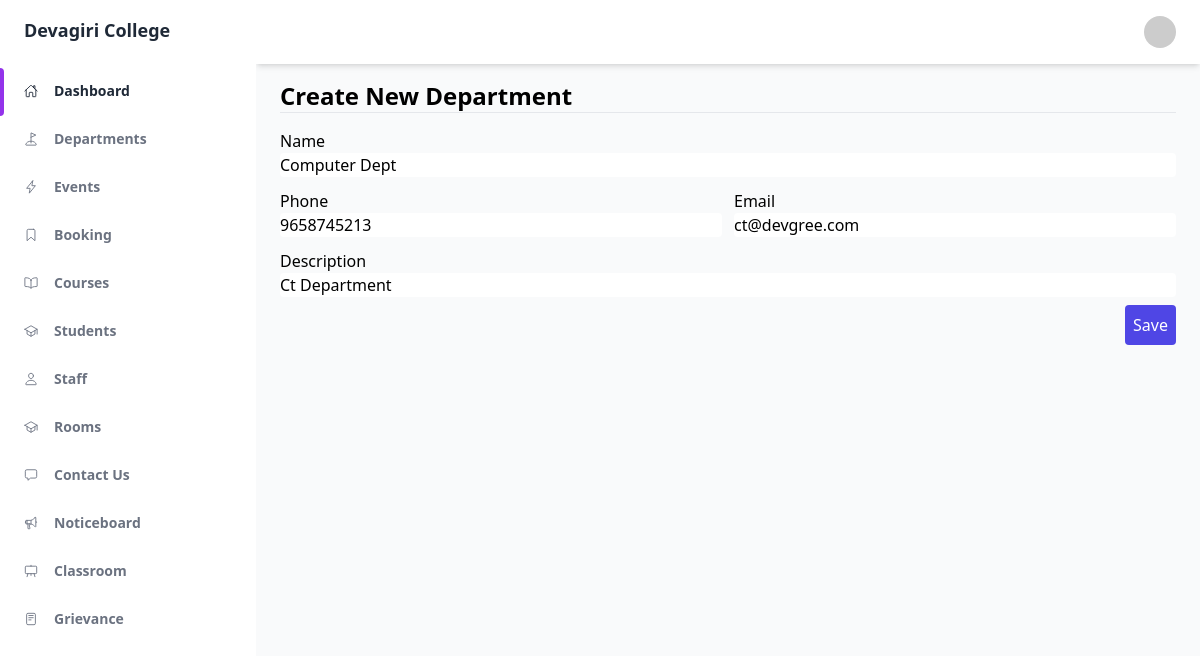
/administrator/department/edit/1/ (signed in), run on the app's committed database.
### administrator/models.py (models this page shows, shortened)
class Department(models.Model):
    id = models.AutoField(primary_key=True)
    name = models.CharField(max_length=100, unique=True)
    phone = models.CharField(max_length=15, blank=True, null=True)
    email = models.EmailField()
    description = models.CharField(max_length = 250, blank=True, null=True)

### administrator/views.py (the view)
# urls.py: path('department/edit/<id>/', DepartmentUpdateView.as_view(), name='department_edit'),
class DepartmentUpdateView(LoginRequiredMixin, UserPassesTestMixin, UpdateView):
    model = Department
    template_name = "administrator/department/create.html"
    form_class = DepartmentForm
    success_url = reverse_lazy('department_list')
    pk_url_kwarg = 'id'
    def test_func(self):
        return self.request.user.admin

### administrator/forms.py
class DepartmentForm(ModelForm):
    class Meta:
        model = Department
        fields = '__all__'

### administrator/templates/administrator/department/create.html (shortened to what this page needs)
{% extends 'master.html' %}
{% load widget_tweaks %}
{% block content %}
<h1 class="font-bold text-2xl">Create New Department</h1>
<hr/>
<div class="container mt-4">
    <form method="post">
        <div class="grid grid-cols-2 gap-3">
            <div class="col-span-2">
                <label>{{ form.name.label }}</label>
                {% render_field form.name class="form-input w-full rounded" %}
            </div>
            <div>
                <label>{{ form.phone.label }}</label>
                {% render_field form.phone class="form-input w-full rounded" %}
            </div>
            <div>
                <label>{{ form.email.label }}</label>
                {% render_field form.email class="form-input w-full rounded" %}
            </div>
            <div class="col-span-2">
                <label>{{ form.description.label }}</label>
                {% render_field form.description class="form-input w-full rounded" %}
            </div>
        </div>
        <div class="flex mt-2">
            <button class="ml-auto bg-indigo-600 p-2 rounded text-white">Save</button>
        </div>
    </form>
</div>
{% endblock content %}

### data on the page
Department: name "Computer Dept", phone "9658745213", email "ct@devgree.com", description "Ct Department"
